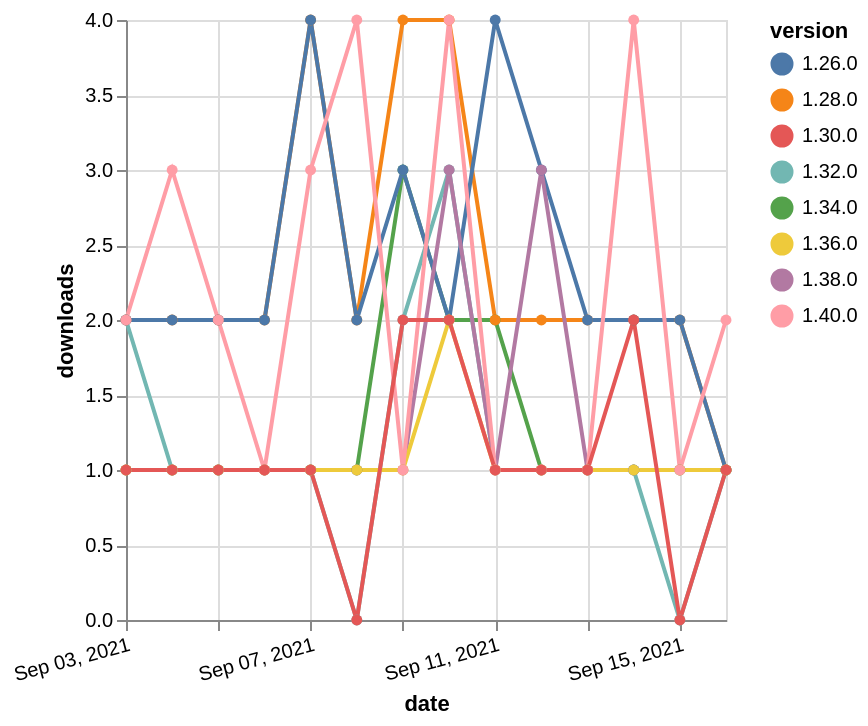

The specification (Vega-Lite) saved for this image:
### Vega-Lite specification from a JSON file in a GitHub repository (floating-point values rounded to 4 significant figures)
{"$schema": "https://vega.github.io/schema/vega-lite/v5.json", "description": "A simple bar chart with embedded data.", "data": {"values": [{"date": "2021-09-03", "total": 236, "delta": 1, "version": "1.34.0"}, {"date": "2021-09-04", "total": 237, "delta": 1, "version": "1.34.0"}, {"date": "2021-09-05", "total": 238, "delta": 1, "version": "1.34.0"}, {"date": "2021-09-06", "total": 239, "delta": 1, "version": "1.34.0"}, {"date": "2021-09-07", "total": 240, "delta": 1, "version": "1.34.0"}, {"date": "2021-09-08", "total": 241, "delta": 1, "version": "1.34.0"}, {"date": "2021-09-09", "total": 244, "delta": 3, "version": "1.34.0"}, {"date": "2021-09-10", "total": 246, "delta": 2, "version": "1.34.0"}, {"date": "2021-09-11", "total": 248, "delta": 2, "version": "1.34.0"}, {"date": "2021-09-12", "total": 249, "delta": 1, "version": "1.34.0"}, {"date": "2021-09-13", "total": 250, "delta": 1, "version": "1.34.0"}, {"date": "2021-09-14", "total": 251, "delta": 1, "version": "1.34.0"}, {"date": "2021-09-15", "total": 252, "delta": 1, "version": "1.34.0"}, {"date": "2021-09-16", "total": 253, "delta": 1, "version": "1.34.0"}, {"date": "2021-09-03", "total": 386, "delta": 2, "version": "1.32.0"}, {"date": "2021-09-04", "total": 387, "delta": 1, "version": "1.32.0"}, {"date": "2021-09-05", "total": 388, "delta": 1, "version": "1.32.0"}, {"date": "2021-09-06", "total": 389, "delta": 1, "version": "1.32.0"}, {"date": "2021-09-07", "total": 390, "delta": 1, "version": "1.32.0"}, {"date": "2021-09-08", "total": 390, "delta": 0, "version": "1.32.0"}, {"date": "2021-09-09", "total": 392, "delta": 2, "version": "1.32.0"}, {"date": "2021-09-10", "total": 395, "delta": 3, "version": "1.32.0"}, {"date": "2021-09-11", "total": 396, "delta": 1, "version": "1.32.0"}, {"date": "2021-09-12", "total": 397, "delta": 1, "version": "1.32.0"}, {"date": "2021-09-13", "total": 398, "delta": 1, "version": "1.32.0"}, {"date": "2021-09-14", "total": 399, "delta": 1, "version": "1.32.0"}, {"date": "2021-09-15", "total": 399, "delta": 0, "version": "1.32.0"}, {"date": "2021-09-16", "total": 400, "delta": 1, "version": "1.32.0"}, {"date": "2021-09-03", "total": 2582, "delta": 2, "version": "1.28.0"}, {"date": "2021-09-04", "total": 2584, "delta": 2, "version": "1.28.0"}, {"date": "2021-09-05", "total": 2586, "delta": 2, "version": "1.28.0"}, {"date": "2021-09-06", "total": 2588, "delta": 2, "version": "1.28.0"}, {"date": "2021-09-07", "total": 2592, "delta": 4, "version": "1.28.0"}, {"date": "2021-09-08", "total": 2594, "delta": 2, "version": "1.28.0"}, {"date": "2021-09-09", "total": 2598, "delta": 4, "version": "1.28.0"}, {"date": "2021-09-10", "total": 2602, "delta": 4, "version": "1.28.0"}, {"date": "2021-09-11", "total": 2604, "delta": 2, "version": "1.28.0"}, {"date": "2021-09-12", "total": 2606, "delta": 2, "version": "1.28.0"}, {"date": "2021-09-13", "total": 2608, "delta": 2, "version": "1.28.0"}, {"date": "2021-09-14", "total": 2610, "delta": 2, "version": "1.28.0"}, {"date": "2021-09-15", "total": 2612, "delta": 2, "version": "1.28.0"}, {"date": "2021-09-16", "total": 2613, "delta": 1, "version": "1.28.0"}, {"date": "2021-09-03", "total": 2402, "delta": 2, "version": "1.26.0"}, {"date": "2021-09-04", "total": 2404, "delta": 2, "version": "1.26.0"}, {"date": "2021-09-05", "total": 2406, "delta": 2, "version": "1.26.0"}, {"date": "2021-09-06", "total": 2408, "delta": 2, "version": "1.26.0"}, {"date": "2021-09-07", "total": 2412, "delta": 4, "version": "1.26.0"}, {"date": "2021-09-08", "total": 2414, "delta": 2, "version": "1.26.0"}, {"date": "2021-09-09", "total": 2417, "delta": 3, "version": "1.26.0"}, {"date": "2021-09-10", "total": 2419, "delta": 2, "version": "1.26.0"}, {"date": "2021-09-11", "total": 2423, "delta": 4, "version": "1.26.0"}, {"date": "2021-09-12", "total": 2426, "delta": 3, "version": "1.26.0"}, {"date": "2021-09-13", "total": 2428, "delta": 2, "version": "1.26.0"}, {"date": "2021-09-14", "total": 2430, "delta": 2, "version": "1.26.0"}, {"date": "2021-09-15", "total": 2432, "delta": 2, "version": "1.26.0"}, {"date": "2021-09-16", "total": 2433, "delta": 1, "version": "1.26.0"}, {"date": "2021-09-03", "total": 265, "delta": 1, "version": "1.38.0"}, {"date": "2021-09-04", "total": 266, "delta": 1, "version": "1.38.0"}, {"date": "2021-09-05", "total": 267, "delta": 1, "version": "1.38.0"}, {"date": "2021-09-06", "total": 268, "delta": 1, "version": "1.38.0"}, {"date": "2021-09-07", "total": 269, "delta": 1, "version": "1.38.0"}, {"date": "2021-09-08", "total": 270, "delta": 1, "version": "1.38.0"}, {"date": "2021-09-09", "total": 271, "delta": 1, "version": "1.38.0"}, {"date": "2021-09-10", "total": 274, "delta": 3, "version": "1.38.0"}, {"date": "2021-09-11", "total": 275, "delta": 1, "version": "1.38.0"}, {"date": "2021-09-12", "total": 278, "delta": 3, "version": "1.38.0"}, {"date": "2021-09-13", "total": 279, "delta": 1, "version": "1.38.0"}, {"date": "2021-09-14", "total": 280, "delta": 1, "version": "1.38.0"}, {"date": "2021-09-15", "total": 281, "delta": 1, "version": "1.38.0"}, {"date": "2021-09-16", "total": 282, "delta": 1, "version": "1.38.0"}, {"date": "2021-09-03", "total": 205, "delta": 1, "version": "1.36.0"}, {"date": "2021-09-04", "total": 206, "delta": 1, "version": "1.36.0"}, {"date": "2021-09-05", "total": 207, "delta": 1, "version": "1.36.0"}, {"date": "2021-09-06", "total": 208, "delta": 1, "version": "1.36.0"}, {"date": "2021-09-07", "total": 209, "delta": 1, "version": "1.36.0"}, {"date": "2021-09-08", "total": 210, "delta": 1, "version": "1.36.0"}, {"date": "2021-09-09", "total": 211, "delta": 1, "version": "1.36.0"}, {"date": "2021-09-10", "total": 213, "delta": 2, "version": "1.36.0"}, {"date": "2021-09-11", "total": 214, "delta": 1, "version": "1.36.0"}, {"date": "2021-09-12", "total": 215, "delta": 1, "version": "1.36.0"}, {"date": "2021-09-13", "total": 216, "delta": 1, "version": "1.36.0"}, {"date": "2021-09-14", "total": 217, "delta": 1, "version": "1.36.0"}, {"date": "2021-09-15", "total": 218, "delta": 1, "version": "1.36.0"}, {"date": "2021-09-16", "total": 219, "delta": 1, "version": "1.36.0"}, {"date": "2021-09-03", "total": 148, "delta": 2, "version": "1.40.0"}, {"date": "2021-09-04", "total": 151, "delta": 3, "version": "1.40.0"}, {"date": "2021-09-05", "total": 153, "delta": 2, "version": "1.40.0"}, {"date": "2021-09-06", "total": 154, "delta": 1, "version": "1.40.0"}, {"date": "2021-09-07", "total": 157, "delta": 3, "version": "1.40.0"}, {"date": "2021-09-08", "total": 161, "delta": 4, "version": "1.40.0"}, {"date": "2021-09-09", "total": 162, "delta": 1, "version": "1.40.0"}, {"date": "2021-09-10", "total": 166, "delta": 4, "version": "1.40.0"}, {"date": "2021-09-11", "total": 167, "delta": 1, "version": "1.40.0"}, {"date": "2021-09-12", "total": 168, "delta": 1, "version": "1.40.0"}, {"date": "2021-09-13", "total": 169, "delta": 1, "version": "1.40.0"}, {"date": "2021-09-14", "total": 173, "delta": 4, "version": "1.40.0"}, {"date": "2021-09-15", "total": 174, "delta": 1, "version": "1.40.0"}, {"date": "2021-09-16", "total": 176, "delta": 2, "version": "1.40.0"}, {"date": "2021-09-03", "total": 337, "delta": 1, "version": "1.30.0"}, {"date": "2021-09-04", "total": 338, "delta": 1, "version": "1.30.0"}, {"date": "2021-09-05", "total": 339, "delta": 1, "version": "1.30.0"}, {"date": "2021-09-06", "total": 340, "delta": 1, "version": "1.30.0"}, {"date": "2021-09-07", "total": 341, "delta": 1, "version": "1.30.0"}, {"date": "2021-09-08", "total": 341, "delta": 0, "version": "1.30.0"}, {"date": "2021-09-09", "total": 343, "delta": 2, "version": "1.30.0"}, {"date": "2021-09-10", "total": 345, "delta": 2, "version": "1.30.0"}, {"date": "2021-09-11", "total": 346, "delta": 1, "version": "1.30.0"}, {"date": "2021-09-12", "total": 347, "delta": 1, "version": "1.30.0"}, {"date": "2021-09-13", "total": 348, "delta": 1, "version": "1.30.0"}, {"date": "2021-09-14", "total": 350, "delta": 2, "version": "1.30.0"}, {"date": "2021-09-15", "total": 350, "delta": 0, "version": "1.30.0"}, {"date": "2021-09-16", "total": 351, "delta": 1, "version": "1.30.0"}]}, "width": "container", "mark": {"type": "line", "point": {"filled": true}}, "encoding": {"x": {"field": "date", "type": "temporal", "timeUnit": "yearmonthdate", "title": "date", "axis": {"labelAngle": -15}}, "y": {"field": "delta", "type": "quantitative", "title": "downloads"}, "color": {"field": "version", "type": "nominal"}, "tooltip": {"field": "delta"}}}
